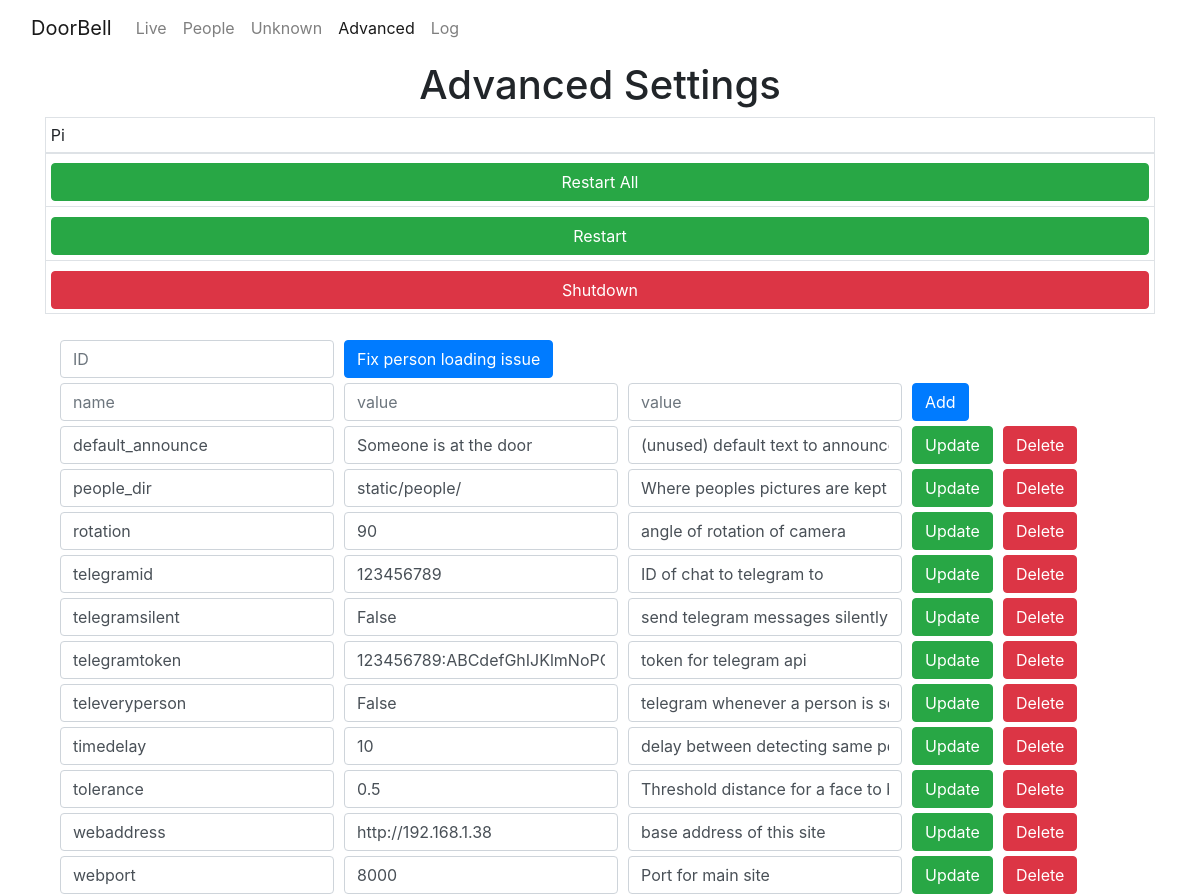
The app's page /settings, older data.
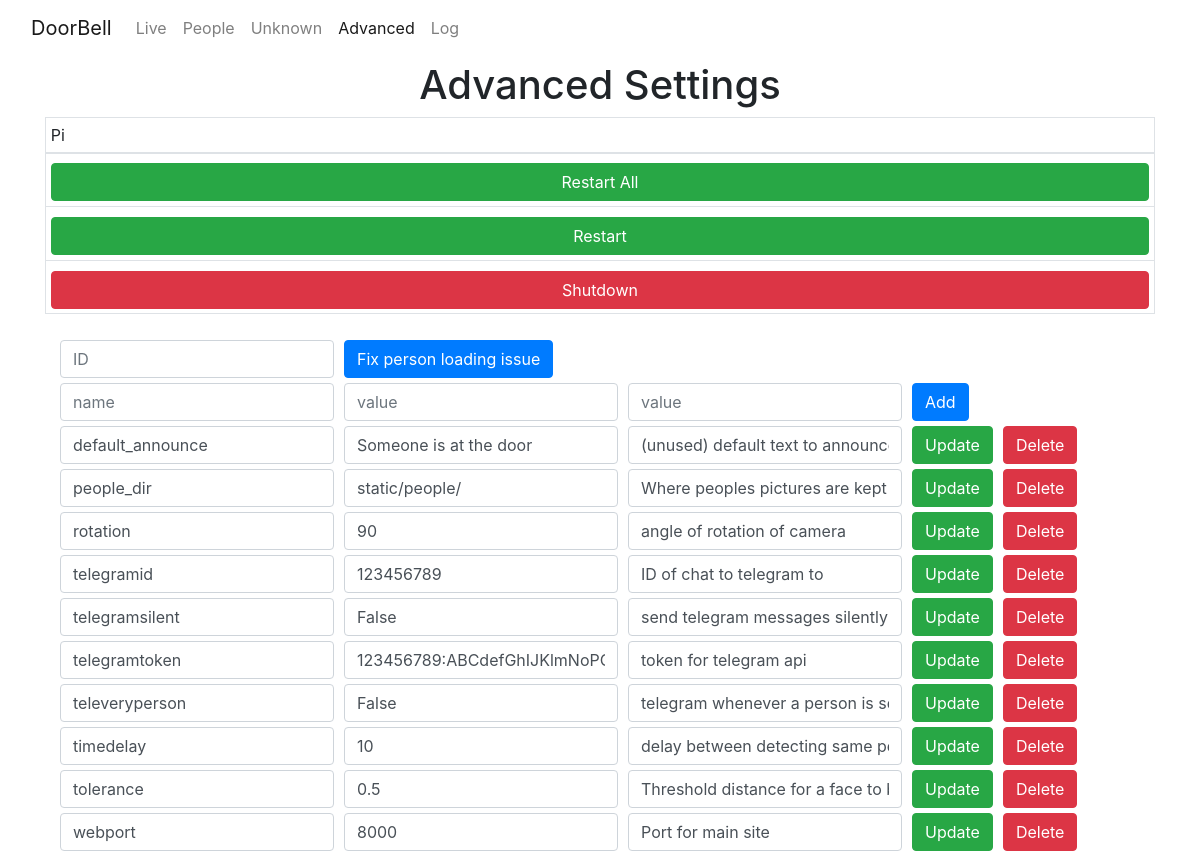
The same page, newer data.
### tables this page shows
CREATE TABLE "settings" (
	"id"	INTEGER NOT NULL,
	"name"	TEXT,
	"value"	TEXT, notes text,
	PRIMARY KEY("id")
);

### app.py (the view)
@app.route("/settings")
def settings_page():
    settings = db.execute("SELECT * FROM settings ORDER BY name ASC")
    return render_template("/settings.html", settings=settings)

### app.py (called while the page is built)
@app.after_request
def after_request(response):
    response.headers["Cache-Control"] = "no-cache, no-store, must-revalidate"
    response.headers["Expires"] = 0
    response.headers["Pragma"] = "no-cache"
    return response

### templates/settings.html (shortened to what the changed rows need)
<!DOCTYPE html>
<html>
<head>
    <link rel="stylesheet" href="{{ url_for('static', filename='assets/bootstrap/css/bootstrap.min.css') }}">
    <link rel="stylesheet" href="{{ url_for('static', filename='assets/css/styles.min.css') }}">
</head>
<body>
    <div class="container">
        <div class="row">
            <div class="col">
                <h1>Advanced Settings</h1>
            </div>
        </div>
        <div class="table-responsive">
            <table class="table table-bordered table-sm">
                <thead>
                    <tr>
                        <td>
                            Pi
                        </td>
                    </tr>
                </thead>
            </table>
        </div>
        <div class="row">
            <div class="col">
                {% for row in settings %}
                <form action="/settings/update" method="post">
                    <div class="form-row">
                        <div class="col-auto"><input class="form-control" type="text" name="name" value="{{ row['name'] }}" placeholder="name"></div>
                        <div class="col-auto"><input class="form-control" type="text" name="value" value="{{ row['value'] }}" placeholder="value"></div>
                        <div class="col-auto"><input class="form-control" type="text" name="notes" value="{{ row['notes'] }}" placeholder="value"></div>
                        <div class="col-auto"><button class="btn btn-success" type="submit">Update</button></div>
                        <div class="col-auto"><button class="btn btn-danger" type="submit" formaction="/settings/delete">Delete</button></div>
                    </div>
                </form>
                {% endfor %}
            </div>
        </div>
    </div>
</body>
</html>

Row changes from the older to the newer data that the page shows:
removed settings: name "webaddress", value "http://192.168.1.38", notes "base address of this site"
